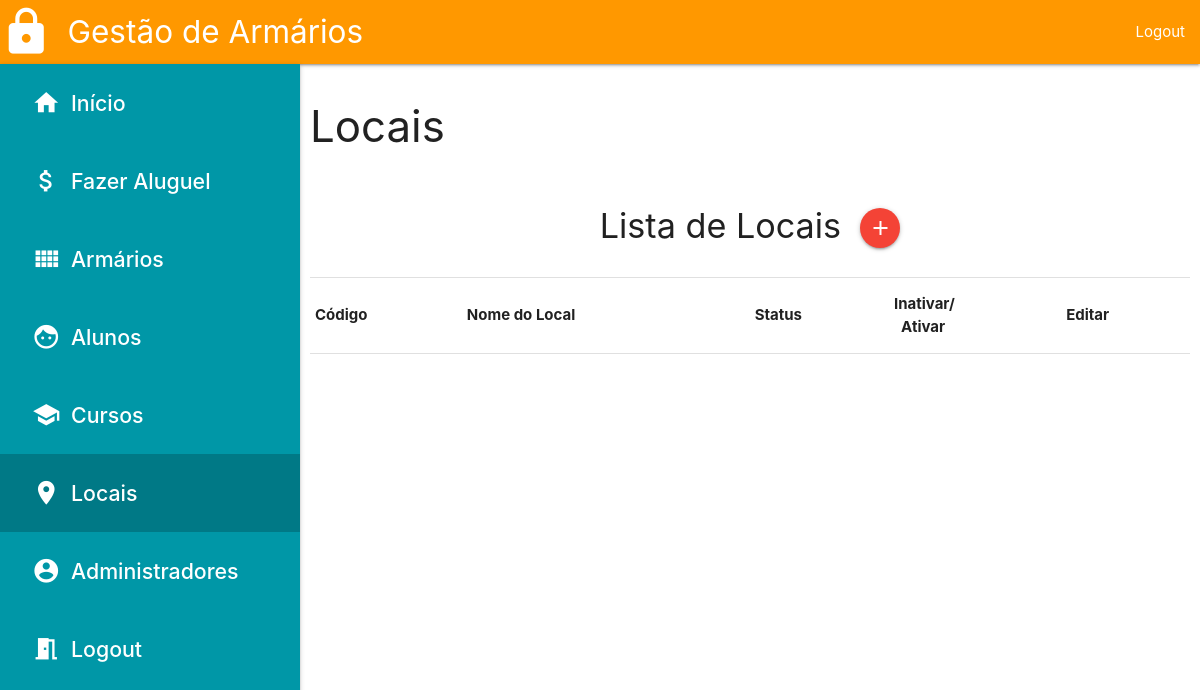
/locais.php (signed in), run on an earlier commit of the app's database.
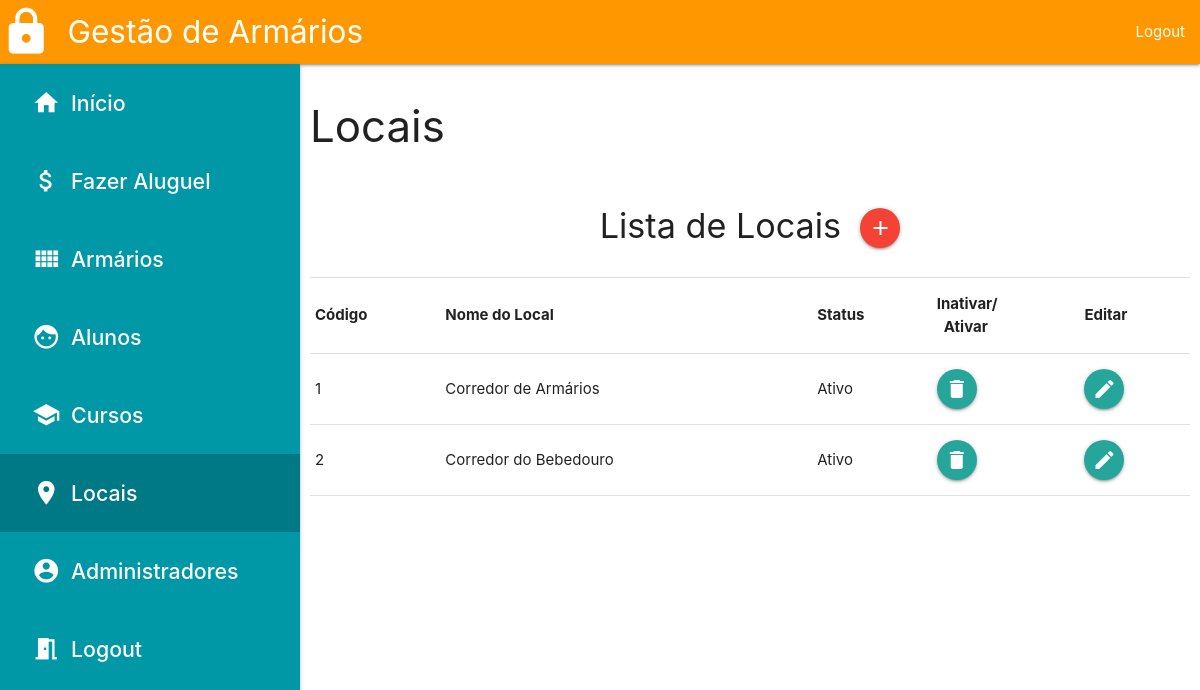
And on a later commit of the database.
### tables this page shows
create table tb_local(
	cd_local int not null auto_increment,
    nm_local varchar(60) not null,
    st_local boolean not null default 1,
    primary key(cd_local),
    constraint local_nm_local_unico unique(nm_local)
);

### class/Utilitarios.php (called while the page is built, shortened)
<?php
abstract class Utilitarios
{
    private $host     = "localhost";
    private $port     = 3307;
    private $db       = "db_gestor_de_armarios";
    private $user     = "root";
    private $pass     = "usbw";
    public function db_connect()
    {
        $conn =  new mysqli($this->host, $this->user, $this->pass, $this->db, $this->port);
        $conn->set_charset("utf8");
        return $conn;
    }
}

### init/init.php (called while the page is built, shortened)
<?php
include_once($_SERVER["DOCUMENT_ROOT"]."/class/Administrador.php");
$admin = new Administrador($_SESSION["nm_user"]);

### class/Administrador.php (called while the page is built, shortened)
<?php
include_once "Utilitarios.php";
class Administrador extends Utilitarios
{
    public function __construct($nm_user){
        $this->mysqli = $this->db_connect();
    }
    public function consultar_local($cd = ""){
        $sql = "SELECT * from tb_local";
        $query = $this->mysqli->query($sql);
        if($query->num_rows > 0){
            return $query;
        }else{
            return null;
        }
    }
}

### locais.php (the view, shortened to what this page needs)
<?php include_once "init/init.php"; ?>
<!doctype html>
<html lang="pt-br">
    <head>
        <link rel="stylesheet" href="/css/materialize.css">
        <link rel="stylesheet" href="/css/material_icons.css">
        <link rel="stylesheet" href="/css/style.css">
    </head>
    <body>
        <?php
        include_once "components/menu.php";
        ?>
        <div class="row s12" style="margin-bottom: 0px;">
            <main id="pag-content">
                <h3>Locais</h3>
                <table>
                    <thead>
                    <tr>
                        <th colspan="6" class="center-align">
                            <h4>Lista de Locais&nbsp;
                                <a href="#!" data-target="cadastrar_local" class="btn-floating red modal-trigger">
                                    <i class="material-icons">add</i>
                                </a>
                            </h4>
                        </th>
                    </tr>
                    <tr>
                        <th>Código</th>
                        <th>Nome do Local</th>
                        <th>Status</th>
                        <th>Inativar/<br>&nbsp;&nbsp;Ativar</th>
                        <th>Editar</th>
                    </tr>
                    </thead>
                    <tbody>
                    <?php
                    $locals = $admin->consultar_local();
                    if(!empty($locals)){
                        while($local = $locals->fetch_object()){
                            if($local->st_local == 1){
                                $local->st_local = "Ativo";
                                $icon = "delete";
                            }else{
                                $local->st_local = "Inativo";
                                $icon = "check";
                            }
                            ?>
                            <tr id="local_<?php echo $local->cd_local; ?>" data-nm-local="<?php echo $local->nm_local; ?>" data-st-local="<?php echo $local->st_local; ?>">
                                <td><?php echo $local->cd_local; ?></td>
                                <td><?php echo $local->nm_local; ?></td>
                                <td><?php echo $local->st_local; ?></td>
                                <td><a href="/actions/toggle_local.php?cd=<?php echo $local->cd_local; ?>" class="btn-floating"><i class="material-icons"><?php echo $icon; ?></i></a></td>
                                <td><a data-target="editar_local" href="#!" onclick="editar_dados('local',<?php echo $local->cd_local; ?>,['st_local','nm_local'])" class="btn-floating modal-trigger"><i class="material-icons">edit</i></a></td>
                            </tr>
                            <?php
                        }
                    }
                    ?>
                    </tbody>
                </table>
            </main>
        </div>
    </body>
</html>

What changed in the data, as far as the page shows it:
added tb_local: cd_local "1", nm_local "Corredor de Armários", st_local "Ativo"
added tb_local: cd_local "2", nm_local "Corredor do Bebedouro", st_local "Ativo"
